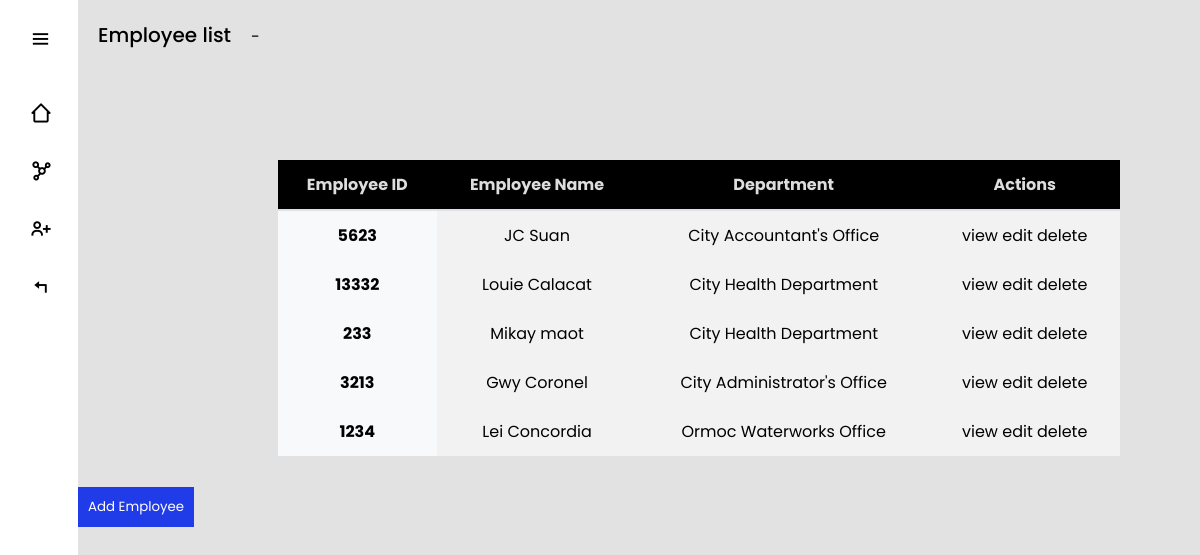
The app's page /employeelist/ (signed in), older data.
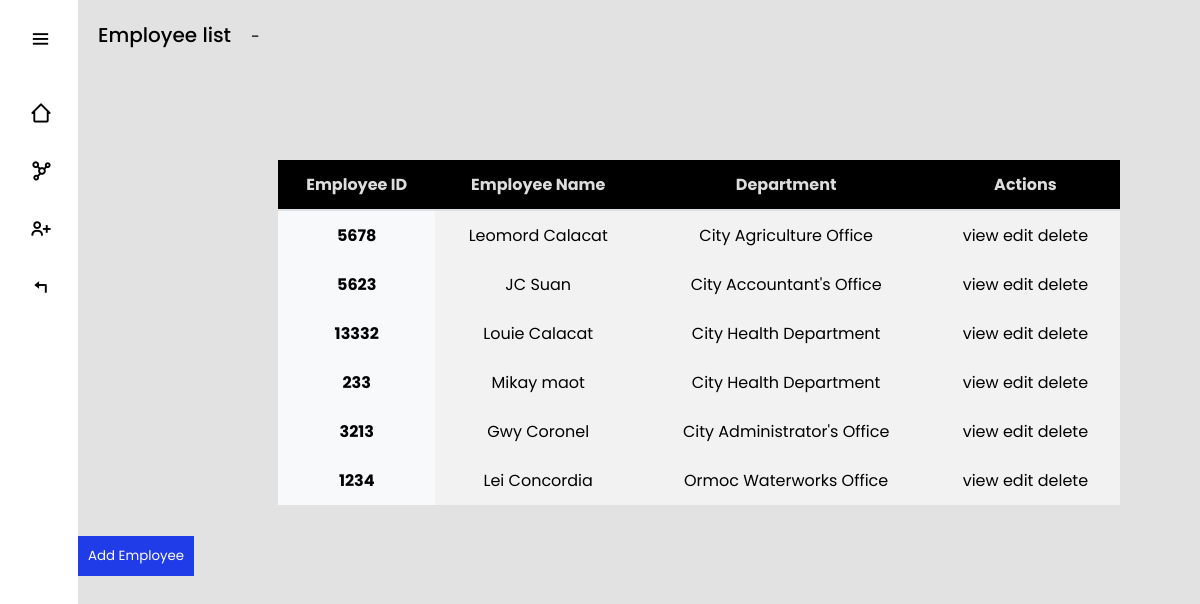
The same page, newer data.
### myapp/models.py (models this page shows, shortened)
class Employee(models.Model):
    employee_id = models.CharField(max_length=100, unique=True)  # Set a sensible default
    first_name = models.CharField(max_length=120)
    last_name = models.CharField(max_length=120)
    department_name = models.ForeignKey(Department, on_delete=models.CASCADE, related_name='employees')
    updated = models.DateTimeField(auto_now=True)
    created = models.DateTimeField(auto_now_add=True)
    class Meta:
        ordering = ['-updated', '-created']

class Department(models.Model):
    name = models.CharField(max_length=100)
    def __str__(self):
        return self.name

### myapp/views.py (the view)
# urls.py: path('employeelist/', views.employeelist, name='employeelist'),
@login_required
def employeelist(request):
    employee = Employee.objects.all()
    context = {
        "employee": employee
 }
    return render(request, 'employeelist.html', context)

### myapp/templates/employeelist.html (shortened to what this page needs)
{% extends 'index.html' %}
{% block content %}
<section class="home">
    <p>Employee list</p>-
        <table class="table">
            <thead>
              <tr>
                <th scope="col">Employee ID</th>
                <th scope="col">Employee Name</th>
                <th scope="col">Department</th>
                <th scope="col">Actions</th>
              </tr>
            </thead>
            <tbody>
              <tr>
                {% for employee in employee %}
                <th scope="row">{{ employee.employee_id }} </th>
                <td>{{ employee.first_name }} {{ employee.last_name }}</td>
                <td>{{ employee.department_name }}</td>
                <td>
                  <a>view</a>
                  <a>edit</a>
                  <a>delete</a>
                </td>
              </tr>
              {% endfor %}
            </tbody>
          </table>
          <button class="add-employee-btn" onclick="window.location.href='{% url 'add_employee' %}'">Add Employee</button>
</section>
{% endblock %}

Row changes from the older to the newer data that the page shows:
added Employee: employee_id "5678", first_name "Leomord", last_name "Calacat", department_name "City Agriculture Office"
